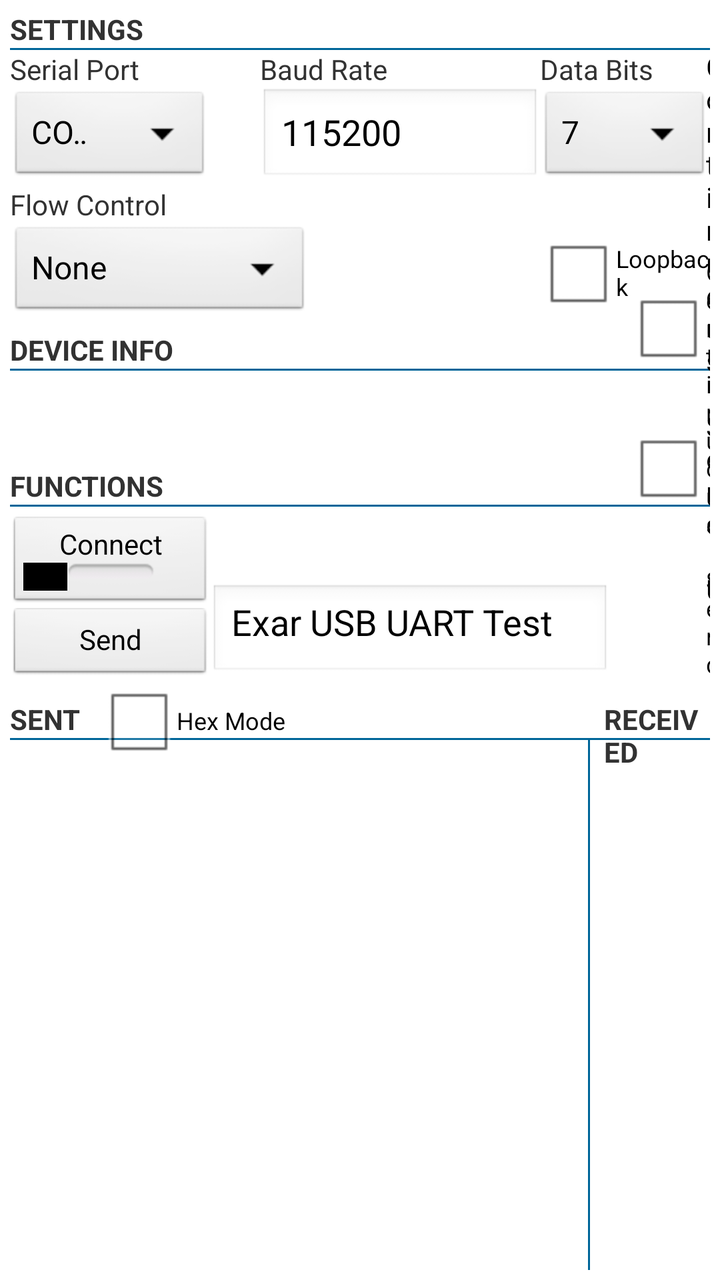
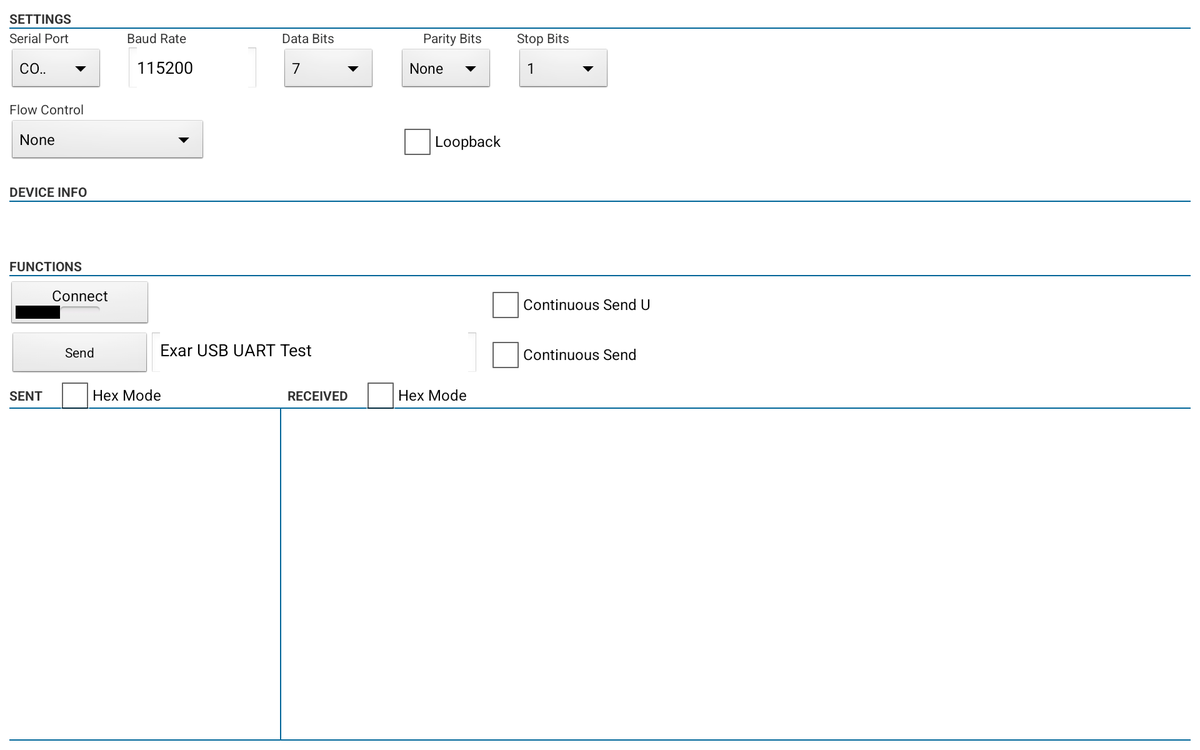

The same Android screen from two of the app's own layout files: first res/layout/ as a phone draws it, then the repository's variant for another configuration, drawn on a device whose configuration selects that folder. Both files follow.
<!-- AndroidManifest.xml: application theme AppTheme -->
<!-- res/layout/activity_main.xml -->
<RelativeLayout xmlns:android="http://schemas.android.com/apk/res/android"
    xmlns:tools="http://schemas.android.com/tools"
    android:id="@+id/LinearLayout1"
    android:layout_width="match_parent"
    android:layout_height="match_parent"
    android:focusableInTouchMode="true"
    android:orientation="vertical"
    android:padding="5dp" >

  

    <TextView
        android:id="@+id/settings"
        android:layout_width="wrap_content"
        android:layout_height="wrap_content"
        android:text="@string/text_settings"
        android:textStyle="bold" />

    <View
        android:id="@+id/line1"
        android:layout_width="match_parent"
        android:layout_height="1dp"
        android:layout_below="@+id/settings"
        android:background="#006699" />

    
    <TextView
        android:id="@+id/text_channel_sel"
        android:layout_width="wrap_content"
        android:layout_height="wrap_content"
        android:layout_below="@+id/line1"
        android:text="@string/text_channel_bits" />
                
       
    <Spinner
        android:id="@+id/spin_channel_sel"
        android:layout_width="100dp"
        android:layout_height="wrap_content"
        android:layout_below="@id/text_channel_sel"
        android:entries="@array/channel_bits_array" >
    </Spinner>
    
    <TextView
        android:id="@+id/text_baud"
        android:layout_width="wrap_content"
        android:layout_height="wrap_content"
        android:layout_alignBottom="@id/text_channel_sel"
        android:layout_toRightOf="@id/spin_channel_sel"
        android:layout_marginLeft="25dp"
        android:text="@string/text_baud_rate" />

    <AutoCompleteTextView
        android:id="@+id/autocomplete_baud"
        android:layout_width="140dp"
        android:layout_height="wrap_content"
        android:layout_below="@+id/text_baud"
        android:layout_alignLeft="@+id/text_baud"
        android:layout_alignBottom="@id/spin_channel_sel"
        android:layout_toRightOf="@id/spin_channel_sel"
        android:ems="10"
        android:imeOptions="actionDone"
        android:inputType="number"
        android:maxLength="8"
        android:singleLine="true"
        android:text="@string/default_baudrate" >

        <requestFocus />
    </AutoCompleteTextView>
 	<TextView
        android:id="@+id/text_data_bits"
        android:layout_width="wrap_content"
        android:layout_height="wrap_content"
        android:layout_alignBottom="@id/text_baud"
        android:layout_alignLeft="@+id/spin_data_bits"
        android:text="@string/text_data_bits" />
     <Spinner
        android:id="@+id/spin_data_bits"
        android:layout_width="100dp"
        android:layout_height="wrap_content"
        android:layout_alignBottom="@id/autocomplete_baud"
        android:layout_toRightOf="@id/autocomplete_baud"
        android:layout_below="@id/text_data_bits"
        android:entries="@array/data_bits_array" >
    </Spinner>
    
    <TextView
        android:id="@+id/text_parity_bits"
        android:layout_width="wrap_content"
        android:layout_height="wrap_content"
        android:layout_alignBottom="@id/text_data_bits"
        android:layout_alignLeft="@+id/spin_parity_bits"
        android:text="@string/text_parity_bits" />

    <Spinner
        android:id="@+id/spin_parity_bits"
        android:layout_width="100dp"
        android:layout_height="wrap_content"
        android:layout_alignBottom="@+id/spin_data_bits"
        android:layout_toRightOf="@+id/spin_data_bits"
        android:layout_below="@id/text_parity_bits"
        android:entries="@array/parity_bits_array" >
    </Spinner>

    <TextView
        android:id="@+id/text_stop_bits"
        android:layout_width="wrap_content"
        android:layout_height="wrap_content"
        android:layout_alignBottom="@+id/text_parity_bits"
        android:layout_alignLeft="@+id/spin_stop_bits"
        android:layout_toRightOf="@+id/text_parity_bits"
        android:text="@string/text_stop_bits"
        android:textSize="16sp" />

    <Spinner
        android:id="@+id/spin_stop_bits"
        android:layout_width="100dp"
        android:layout_height="wrap_content"
        android:layout_alignBottom="@+id/spin_parity_bits"
        android:layout_toRightOf="@+id/spin_parity_bits"
        android:layout_below="@id/text_stop_bits"
        android:entries="@array/stop_bits_array" >
    </Spinner>
    
     
  
    

    <TextView
        android:id="@+id/text_flow_control"
        android:layout_width="wrap_content"
        android:layout_height="wrap_content"
        android:layout_below="@id/autocomplete_baud"
        android:text="@string/text_flow_control" />

    <Spinner
        android:id="@+id/spin_flow_control"
        android:layout_width="150dp"
        android:layout_height="wrap_content"
        android:layout_below="@+id/text_flow_control"
        android:entries="@array/flow_control_array" >
    </Spinner>

    <CheckBox
        android:id="@+id/checkbox_loopback"
        android:layout_width="wrap_content"
        android:layout_height="wrap_content"
        android:layout_alignBottom="@id/spin_flow_control"
        android:layout_alignLeft="@id/text_data_bits"
        android:textSize="12sp"
        android:text="@string/text_loopback" />
    
     

    <TextView
        android:id="@+id/status"
        android:layout_width="wrap_content"
        android:layout_height="wrap_content"
        android:layout_below="@+id/spin_flow_control"
        android:layout_marginTop="5dp"
        android:text="@string/text_device_info"
        android:textStyle="bold" />

    <View
        android:id="@+id/line3"
        android:layout_width="match_parent"
        android:layout_height="1dp"
        android:layout_below="@+id/status"
        android:background="#006699" />

    <TextView
        android:id="@+id/productDesc"
        android:layout_width="wrap_content"
        android:layout_height="wrap_content"
        android:layout_below="@+id/line3"
        android:clickable="true"
        android:onClick="onInfoClick"
        android:text="" />

    <TextView
        android:id="@+id/deviceInfo"
        android:layout_width="wrap_content"
        android:layout_height="wrap_content"
        android:layout_below="@+id/productDesc"
        android:clickable="true"
        android:onClick="onInfoClick"
        android:text="" />

    <TextView
        android:id="@+id/functions"
        android:layout_width="wrap_content"
        android:layout_height="wrap_content"
        android:layout_below="@+id/deviceInfo"
        android:layout_marginTop="10dp"
        android:text="@string/text_functions"
        android:textStyle="bold" />

    <View
        android:id="@+id/line2"
        android:layout_width="match_parent"
        android:layout_height="1dp"
        android:layout_below="@+id/functions"
        android:background="#006699" />

    <ToggleButton
        android:id="@+id/toggleConnect"
        android:layout_width="100dp"
        android:layout_height="wrap_content"
        android:layout_below="@+id/line2"
        android:layout_marginTop="5dp"
        android:onClick="onBeginClick"
        android:textOff="@string/toggle_connect"
        android:textOn="@string/toggle_disconnect" />

    <Button
        android:id="@+id/btnWrite"
        style="?android:attr/buttonStyleSmall"
        android:layout_width="100dp"
        android:layout_height="wrap_content"
        android:layout_below="@+id/toggleConnect"
        android:onClick="onWriteClick"
        android:text="@string/button_write" />

    <EditText
        android:id="@+id/edit_text"
        android:layout_width="200dp"
        android:layout_height="wrap_content"
        android:layout_alignBottom="@+id/btnWrite"
        android:layout_toRightOf="@+id/btnWrite"
        android:gravity="top|left"
        android:imeOptions="actionDone"
        android:inputType="textNoSuggestions|textMultiLine"
        android:maxLines="4"
        android:minLines="1"
        android:scrollbars="vertical"
        android:text="@string/edit_text" >
    </EditText>

    <CheckBox
        android:id="@+id/checkbox_continuous_send"
        android:layout_width="wrap_content"
        android:layout_height="wrap_content"
        android:layout_alignBottom="@id/btnWrite"
        android:layout_marginLeft="10dp"
        android:layout_toRightOf="@id/edit_text"
        android:textSize="12sp"
        android:text="@string/label_cb_cont_send" />
    
    <CheckBox
        android:id="@+id/checkbox_send_u"
        android:layout_width="wrap_content"
        android:layout_height="wrap_content"
        android:layout_alignBottom="@+id/toggleConnect"
        android:layout_alignLeft="@id/checkbox_continuous_send"
        android:text="@string/label_cb_cont_send_u"
        android:textSize="14sp" />

    
    <TextView
        android:id="@+id/console"
        android:layout_width="wrap_content"
        android:layout_height="wrap_content"
        android:layout_below="@id/btnWrite"
        android:layout_marginTop="10dp"
        android:text="@string/text_console"
        android:textStyle="bold" />

    <TextView
        android:id="@+id/text_receive"
        android:layout_width="wrap_content"
        android:layout_height="wrap_content"
        android:layout_alignLeft="@+id/vertLine"
        android:layout_below="@id/btnWrite"
        android:layout_marginLeft="8dp"
        android:layout_marginTop="10dp"
        android:text="@string/text_receive"
        android:textStyle="bold" />

    <View
        android:id="@+id/line4"
        android:layout_width="match_parent"
        android:layout_height="1dp"
        android:layout_below="@+id/console"
        android:background="#006699" />
    
    
    

    <ScrollView
        android:id="@+id/scroller"
        android:layout_width="290dp"
        android:layout_height="wrap_content"
        android:layout_below="@+id/line4" >

        <TextView
            android:id="@+id/tvMonitor"
            android:layout_width="match_parent"
            android:layout_height="wrap_content"
            android:text=""
            android:textSize="16sp" />
    </ScrollView>

    <View
        android:id="@+id/vertLine"
        android:layout_width="1dp"
        android:layout_height="fill_parent"
        android:layout_alignRight="@+id/scroller"
        android:layout_below="@+id/line4"
        android:background="#006699" />

    <ScrollView
        android:id="@+id/scrollerRight"
        android:layout_width="wrap_content"
        android:layout_height="wrap_content"
        android:layout_alignParentRight="true"
        android:layout_toRightOf="@id/vertLine"
        android:layout_marginLeft="10dp"
        android:layout_below="@+id/line4" >

        <TextView
            android:id="@+id/tvMonitorRight"
            android:layout_width="match_parent"
            android:layout_height="wrap_content"
            android:layout_marginLeft="5dp"
            android:textSize="16sp" />
    </ScrollView>

    <CheckBox
        android:id="@+id/hex_send"
        android:layout_width="wrap_content"
        android:layout_height="wrap_content"
         android:layout_alignBaseline="@id/console"
        android:layout_marginLeft="10dp"
        android:layout_toRightOf="@id/console"
        android:textSize="12sp"
        android:text="@string/hex_output" />

    <CheckBox
        android:id="@+id/hex_receive"
        android:layout_width="wrap_content"
        android:layout_height="wrap_content"
        android:layout_alignBaseline="@id/text_receive"
        android:layout_marginLeft="10dp"
        android:layout_toRightOf="@+id/text_receive"
        android:textSize="12sp"
        android:text="@string/hex_output" />

</RelativeLayout>
<!-- resources referenced by this layout -->
<resources>
  <string-array name="channel_bits_array">
          <item>COM1</item>
          <item>COM2</item>
          <item>COM3</item>
          <item>COM4</item>
      </string-array>
  <string-array name="data_bits_array">
          <item>7</item>
          <item>8</item>
          <item>9</item>
      </string-array>
  <string-array name="flow_control_array">
          <item>None</item>
          <item>Hardware</item>
          <item>Software</item>
          <item>RS-485 Half-Duplex</item>
      </string-array>
  <string-array name="parity_bits_array">
          <item>None</item>
          <item>Odd</item>
          <item>Even</item>
          <item>Mark</item>
          <item>Space</item>
      </string-array>
  <string-array name="stop_bits_array">
          <item>1</item>
          <item>2</item>
      </string-array>
  <string name="button_write">Send</string>
  <string name="default_baudrate">115200</string>
  <string name="edit_text">Exar USB UART Test</string>
  <string name="hex_output">Hex Mode</string>
  <string name="label_cb_cont_send">Continuous Send</string>
  <string name="label_cb_cont_send_u">Continuous Send U</string>
  <string name="text_baud_rate">Baud Rate</string>
  <string name="text_channel_bits">Serial Port</string>
  <string name="text_console">SENT</string>
  <string name="text_data_bits">Data Bits</string>
  <string name="text_device_info">DEVICE INFO</string>
  <string name="text_flow_control">Flow Control</string>
  <string name="text_functions">FUNCTIONS</string>
  <string name="text_loopback">Loopback</string>
  <string name="text_parity_bits">Parity Bits</string>
  <string name="text_receive">RECEIVED</string>
  <string name="text_settings">SETTINGS</string>
  <string name="text_stop_bits">Stop Bits</string>
  <string name="toggle_connect">Connect</string>
  <string name="toggle_disconnect">Disconnect</string>
  <style name="AppTheme" parent="AppBaseTheme">
          
      </style>
  <style name="AppBaseTheme" parent="android:Theme.Light">
          
      </style>
</resources>
<!-- res/layout-xlarge/activity_main.xml (the repository's variant of the layout above) -->
<!-- drawn on a large tablet held sideways -->
<RelativeLayout xmlns:android="http://schemas.android.com/apk/res/android"
    xmlns:tools="http://schemas.android.com/tools"
    android:id="@+id/LinearLayout1"
    android:layout_width="match_parent"
    android:layout_height="match_parent"
    android:focusableInTouchMode="true"
    android:orientation="vertical"
    android:padding="10dp" >

  

    <TextView
        android:id="@+id/settings"
        android:layout_width="wrap_content"
        android:layout_height="wrap_content"
        android:text="@string/text_settings"
        android:textStyle="bold" />

    <View
        android:id="@+id/line1"
        android:layout_width="match_parent"
        android:layout_height="1dp"
        android:layout_below="@+id/settings"
        android:background="#006699" />
    <TextView
        android:id="@+id/text_channel_sel"
        android:layout_width="wrap_content"
        android:layout_height="wrap_content"
        android:layout_below="@+id/line1"
        android:text="@string/text_channel_bits" />
                
       
    <Spinner
        android:id="@+id/spin_channel_sel"
        android:layout_width="100dp"
        android:layout_height="wrap_content"
        android:layout_below="@id/text_channel_sel"
        android:entries="@array/channel_bits_array" >
    </Spinner>
    
    <TextView
        android:id="@+id/text_baud"
        android:layout_width="wrap_content"
        android:layout_height="wrap_content"
        android:layout_alignBottom="@id/text_channel_sel"
        android:layout_toRightOf="@id/spin_channel_sel"
        android:layout_marginLeft="25dp"
        android:text="@string/text_baud_rate" />

    <AutoCompleteTextView
        android:id="@+id/autocomplete_baud"
        android:layout_width="140dp"
        android:layout_height="wrap_content"
        android:layout_below="@+id/text_baud"
        android:layout_alignLeft="@+id/text_baud"
        android:layout_alignBottom="@id/spin_channel_sel"
        android:layout_toRightOf="@id/spin_channel_sel"
        android:ems="10"
        android:imeOptions="actionDone"
        android:inputType="number"
        android:maxLength="8"
        android:singleLine="true"
        android:text="@string/default_baudrate" >

    </AutoCompleteTextView>

    <TextView
        android:id="@+id/text_data_bits"
        android:layout_width="wrap_content"
        android:layout_height="wrap_content"
        android:layout_alignBottom="@id/text_baud"
        android:layout_alignLeft="@+id/spin_data_bits"
        android:layout_toRightOf="@id/text_baud"
        android:text="@string/text_data_bits" />

    <Spinner
        android:id="@+id/spin_data_bits"
        android:layout_width="100dp"
        android:layout_height="wrap_content"
        android:layout_alignBottom="@+id/autocomplete_baud"
        android:layout_toRightOf="@+id/autocomplete_baud"
        android:layout_below="@id/text_data_bits"
        android:layout_marginLeft="25dp"
        android:entries="@array/data_bits_array" >
    </Spinner>

    <TextView
        android:id="@+id/text_parity_bits"
        android:layout_width="wrap_content"
        android:layout_height="wrap_content"
        android:layout_alignBottom="@id/text_data_bits"
        android:layout_alignLeft="@+id/spin_parity_bits"
        android:layout_toRightOf="@id/text_data_bits"
        android:layout_marginLeft="25dp"
        android:text="@string/text_parity_bits" />

    <Spinner
        android:id="@+id/spin_parity_bits"
        android:layout_width="100dp"
        android:layout_height="wrap_content"
        android:layout_alignBottom="@+id/spin_data_bits"
        android:layout_toRightOf="@+id/spin_data_bits"
        android:layout_below="@id/text_parity_bits"
        android:layout_marginLeft="25dp"
        android:entries="@array/parity_bits_array" >
    </Spinner>

    <TextView
        android:id="@+id/text_stop_bits"
        android:layout_width="wrap_content"
        android:layout_height="wrap_content"
        android:layout_alignBottom="@id/text_parity_bits"
        android:layout_alignLeft="@+id/spin_stop_bits"
        android:layout_toRightOf="@id/text_parity_bits"
        android:text="@string/text_stop_bits" />

    <Spinner
        android:id="@+id/spin_stop_bits"
        android:layout_width="100dp"
        android:layout_height="wrap_content"
        android:layout_alignBottom="@+id/spin_parity_bits"
        android:layout_toRightOf="@+id/spin_parity_bits"
        android:layout_below="@id/text_stop_bits"
        android:layout_marginLeft="25dp"
        android:entries="@array/stop_bits_array" >
    </Spinner>

 
    

    <TextView
        android:id="@+id/text_flow_control"
        android:layout_width="wrap_content"
        android:layout_height="wrap_content"
        android:layout_below="@id/autocomplete_baud"
        android:layout_marginTop="8dp"
        android:text="@string/text_flow_control" />

    <Spinner
        android:id="@+id/spin_flow_control"
        android:layout_width="210dp"
        android:layout_height="wrap_content"
        android:layout_below="@+id/text_flow_control"
        android:entries="@array/flow_control_array" >
    </Spinner>

    <CheckBox
        android:id="@+id/checkbox_loopback"
        android:layout_width="wrap_content"
        android:layout_height="wrap_content"
        android:layout_alignBottom="@id/spin_flow_control"
        android:layout_alignLeft="@id/spin_parity_bits"
        android:text="@string/text_loopback" />

    <TextView
        android:id="@+id/status"
        android:layout_width="wrap_content"
        android:layout_height="wrap_content"
        android:layout_below="@+id/spin_flow_control"
        android:layout_marginTop="20dp"
        android:text="@string/text_device_info"
        android:textStyle="bold" />

    <View
        android:id="@+id/line3"
        android:layout_width="match_parent"
        android:layout_height="1dp"
        android:layout_below="@+id/status"
        android:background="#006699" />

    <TextView
        android:id="@+id/productDesc"
        android:layout_width="wrap_content"
        android:layout_height="wrap_content"
        android:layout_below="@+id/line3"
        android:clickable="true"
        android:onClick="onInfoClick"
        android:text=""/>

    <TextView
        android:id="@+id/deviceInfo"
        android:layout_width="wrap_content"
        android:layout_height="wrap_content"
        android:layout_below="@+id/productDesc"
        android:clickable="true"
        android:onClick="onInfoClick"
        android:text="" />

    <TextView
        android:id="@+id/functions"
        android:layout_width="wrap_content"
        android:layout_height="wrap_content"
        android:layout_below="@+id/deviceInfo"
        android:layout_marginTop="20dp"
        android:text="@string/text_functions"
        android:textStyle="bold" />

    <View
        android:id="@+id/line2"
        android:layout_width="match_parent"
        android:layout_height="1dp"
        android:layout_below="@+id/functions"
        android:background="#006699" />

    <ToggleButton
        android:id="@+id/toggleConnect"
        android:layout_width="150dip"
        android:layout_height="wrap_content"
        android:layout_below="@+id/line2"
        android:layout_marginTop="5dp"
        android:onClick="onBeginClick"
        android:textSize="16sp"
        android:textOff="@string/toggle_connect"
        android:textOn="@string/toggle_disconnect" />

    <Button
        android:id="@+id/btnWrite"
        android:layout_width="150dip"
        android:layout_height="wrap_content"
        android:layout_below="@+id/toggleConnect"
        android:layout_marginTop="5dp"
        android:onClick="onWriteClick"
        android:text="@string/button_write" />

    <EditText
        android:id="@+id/edit_text"
        android:layout_width="350dp"
        android:layout_height="wrap_content"
        android:layout_alignBottom="@+id/btnWrite"
        android:layout_toRightOf="@+id/btnWrite"
        android:gravity="top|left"
        android:imeOptions="actionDone"
        android:inputType="textNoSuggestions|textMultiLine"
        android:maxLines="1"
        android:minLines="1"
        android:maxLength="40"
        android:text="@string/edit_text" >
    </EditText>
    

    <CheckBox
        android:id="@+id/checkbox_continuous_send"
        android:layout_width="wrap_content"
        android:layout_height="wrap_content"
        android:layout_alignBottom="@id/btnWrite"
        android:layout_marginLeft="10dp"
        android:layout_toRightOf="@id/edit_text"
        android:text="@string/label_cb_cont_send" />
    
    <CheckBox
        android:id="@+id/checkbox_send_u"
        android:layout_width="wrap_content"
        android:layout_height="wrap_content"
        android:layout_alignBottom="@+id/toggleConnect"
        android:layout_alignLeft="@id/checkbox_continuous_send"
        android:text="@string/label_cb_cont_send_u" />

    

    <TextView
        android:id="@+id/console"
        android:layout_width="wrap_content"
        android:layout_height="wrap_content"
        android:layout_below="@id/btnWrite"
        android:layout_marginTop="10dp"
        android:text="@string/text_console"
        android:textStyle="bold" />

    <TextView
        android:id="@+id/text_receive"
        android:layout_width="wrap_content"
        android:layout_height="wrap_content"
        android:layout_alignLeft="@+id/vertLine"
        android:layout_below="@id/btnWrite"
        android:layout_marginLeft="8dp"
        android:layout_marginTop="10dp"
        android:text="@string/text_receive"
        android:textStyle="bold" />

    <View
        android:id="@+id/line4"
        android:layout_width="match_parent"
        android:layout_height="1dp"
        android:layout_below="@+id/console"
        android:layout_marginTop="3dp"
        android:background="#006699" />
    
    
    

    <ScrollView
        android:id="@+id/scroller"
        android:layout_width="290dp"
        android:layout_height="wrap_content"
        android:layout_below="@+id/line4" >

        <TextView
            android:id="@+id/tvMonitor"
            android:layout_width="match_parent"
            android:layout_height="wrap_content"
            android:textAppearance="?android:attr/textAppearanceSmall"
            android:text=""/>
    </ScrollView>

    <View
        android:id="@+id/vertLine"
        android:layout_width="1dp"
        android:layout_height="fill_parent"
        android:layout_alignRight="@+id/scroller"
        android:layout_below="@+id/line4"
        android:background="#006699" />

    <ScrollView
        android:id="@+id/scrollerRight"
        android:layout_width="wrap_content"
        android:layout_height="wrap_content"
        android:layout_alignParentRight="true"
        android:layout_toRightOf="@id/vertLine"
        android:layout_below="@+id/line4" >

        <TextView
            android:id="@+id/tvMonitorRight"
            android:layout_width="match_parent"
            android:layout_height="wrap_content"
            android:textAppearance="?android:attr/textAppearanceSmall"
            android:layout_marginLeft="5dp"/>
    </ScrollView>

    <CheckBox
        android:id="@+id/hex_send"
        android:layout_width="wrap_content"
        android:layout_height="wrap_content"
        android:layout_alignBaseline="@id/console"
        android:layout_marginLeft="15dp"
        android:layout_toRightOf="@id/console"
        android:text="@string/hex_output" />

    <CheckBox
        android:id="@+id/hex_receive"
        android:layout_width="wrap_content"
        android:layout_height="wrap_content"
        android:layout_alignBaseline="@id/text_receive"
        android:layout_marginLeft="15dp"
        android:layout_toRightOf="@+id/text_receive"
        android:text="@string/hex_output" />
    
    <View
        android:id="@+id/line7"
        android:layout_width="match_parent"
        android:layout_height="1dp"
        android:layout_alignParentBottom="true"
        android:background="#006699" />
</RelativeLayout>
